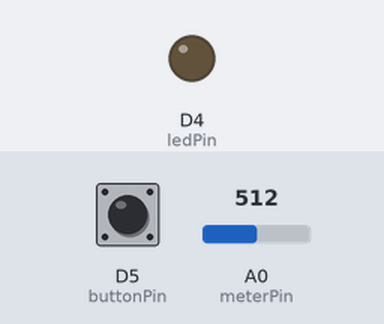
This program was run on a simulated ESP8266 (Wemos D1 mini). On the bench: output pins drawn as LEDs (lit = HIGH). Inputs (shaded band) come from the test bench; at power-on: D5 (buttonPin) LOW, A0 (meterPin) = 512.

Above: at 1.2 s.
1.3 s: D5 (buttonPin) pulled HIGH for 0.15 s
At 2.8 s:
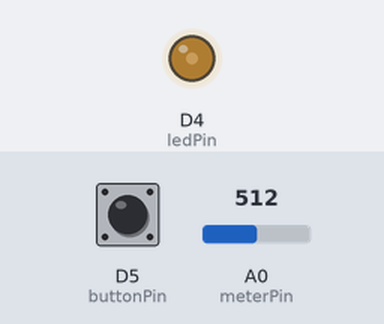
3.1 s: D5 (buttonPin) pulled HIGH for 1 s
Timing chart, 0 to 5.8 s (numbered marks = the images above; inputs shaded):
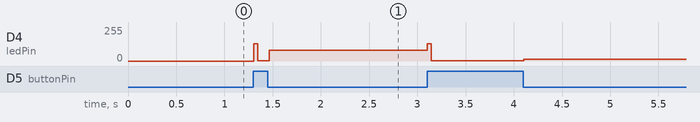

The program:

main.cpp
```cpp
/**
 * Statement of authorship: I Haiden Murphy (Student #: 000839028) certify that this material
 * is my original work. No other person's work has been used without due acknowledgement.
**/

#include <Arduino.h>

/**
 * Variables for the potentiometer, led, and button that corrispont to their location
 * (wire supplying power).
**/
const int meterPin = A0;  //potentiometer pin code
const int buttonPin = D5; //button pin code
const int ledPin = D4;    //led code (on board)
int delaytime = 100;      //delay variable
int state = 0;            //state
//int buttonOld;
//int buttonNew = 1;
//int iVal;


/**
 * Setup method that prepares the mode values and begins the loop fuction with the Serial.begin
 *  command.
**/
void setup()
{//setup
  Serial.begin(115200);
  //analogWriteRange(1023); //set default PWM range

  //pinMode sets the functionallity or 'mode' for a pin.
  pinMode(ledPin, OUTPUT);
  pinMode(buttonPin, INPUT_PULLDOWN_16);

  //pinMode(potentiometerPin, INPUT);
}//setup


/**
 * A function that loops through the code inside. The code inside gives the potentiometer
 * a range of PWM values and if statments are used to set the power on an or off depending
 * on the input.
**/
void loop ()
{//loop
  //val is declared as an int which is set to read the pin of the potentiometer.
  int val = analogRead(meterPin);
  //val becomes mapped by the range PWM values.
  val = map(val, 1, 1024, 1, 255);
  //analog write function reads the led pin and is set to the val value.
  analogWrite(ledPin, val);

  //state is set to become the digital read of the button pin.
  state = digitalRead(buttonPin);
    //checks if the led pin is on or off
    if (state == 0)
    {//if0
      //writes the digital power value HIGH for the led pin
      digitalWrite(ledPin, HIGH);
      //state becomes 1
      state = 1;
    }//if0
    else if (state == 1)
    {//elseif1
      //writes the digital power value HIGH for the led pin
      digitalWrite(ledPin, LOW); //LOW);
      //state becomes 0
      state = 0;
    }//elseif1
    else
    {//else
      digitalWrite(ledPin, LOW);
    }//else
  //added in order to provide more effiecentcy (time) to the loop function.
  delay(1);
}//loop
```

Measured:
- after the input at 1.3 s, D4 (ledPin): 0/255 → 2/255 at once, → 82/255 0.16 s later
